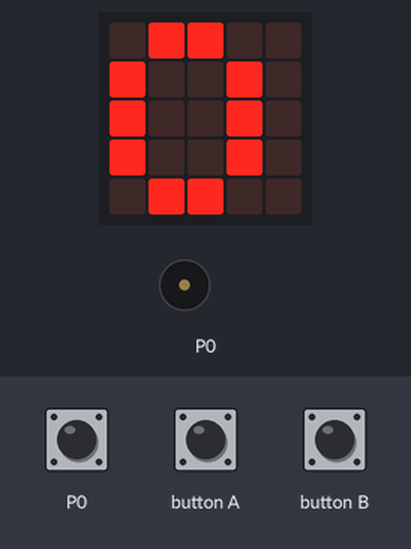
A program run on a simulated BBC micro:bit (MakeCode). On the bench: the board's 5×5 LED display, buzzer (waves = sounding). The inputs (shaded band) are chosen by the test bench; at power-on: P0 LOW.

Above: at 0.1 s.
1.3 s: P0 pulled HIGH for 3.2 s
At 3.1 s:
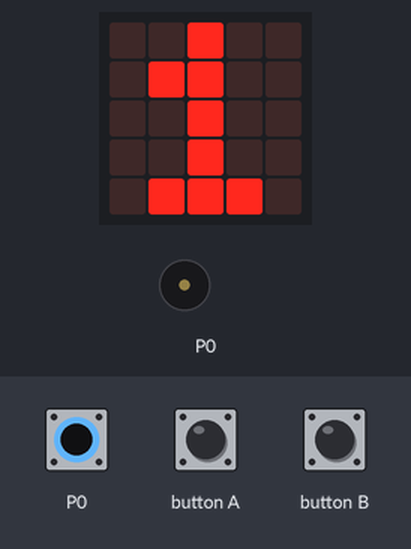
At 3.55 s:
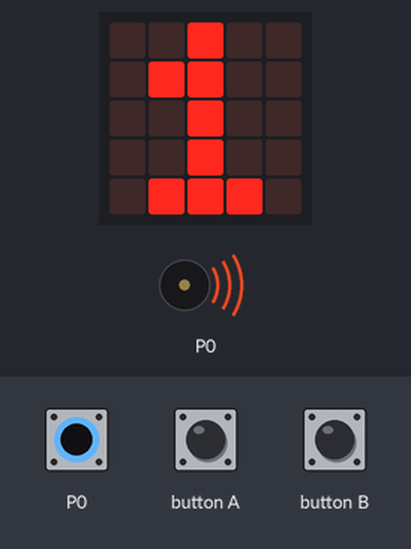
Timing chart, 0 to 11.1 s (numbered marks = the images above; inputs shaded):
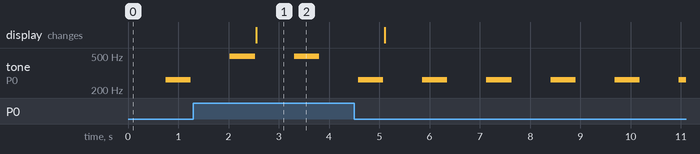

The program:

main.ts
```typescript
input.onButtonPressed(Button.A, function () {
    pins.digitalWritePin(DigitalPin.P0, 0)
})
input.onButtonPressed(Button.B, function () {
    pins.digitalWritePin(DigitalPin.P0, 1)
})
basic.forever(function () {
    basic.showNumber(pins.digitalReadPin(DigitalPin.P0))
    if (pins.digitalReadPin(DigitalPin.P0) == 0) {
        music.play(music.tonePlayable(262, music.beat(BeatFraction.Whole)), music.PlaybackMode.UntilDone)
    } else {
        music.play(music.tonePlayable(494, music.beat(BeatFraction.Whole)), music.PlaybackMode.UntilDone)
    }
})
```

test.ts
```typescript
// 在此处测试；当此软件包作为插件使用时，将不会编译此软件包。
```

Measured:
- after the input at 1.3 s, the display: changes after 1.3 s (image 1)
- by itself, tone on P0: plays 494 Hz for 0.50 s, 494 Hz for 0.50 s, 262 Hz for 0.50 s, 262 Hz for 0.50 s, 262 Hz for 0.50 s, 262 Hz for 0.50 s … (8 notes in this stretch)
